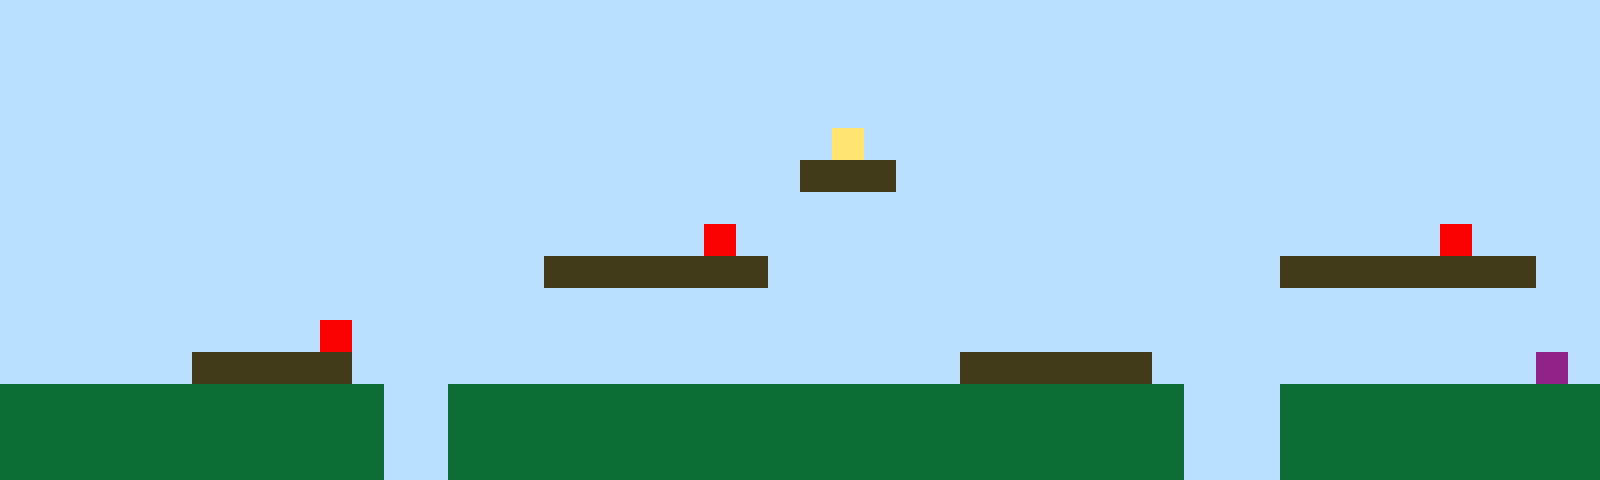

This is a level from a 2D game, rendered from its Tiled map with the project's own tilesets. A one-line summary and the complete map file follow:
An orthogonal 50x15 tile map with 32x32 px tiles, 1 tile layer (Tile Layer 1).

<map version="1.10" tiledversion="1.11.2" orientation="orthogonal" renderorder="right-up" width="50" height="15" tilewidth="32" tileheight="32" infinite="0" nextlayerid="2" nextobjectid="1"><editorsettings><export target="map1.csv" format="csv" /></editorsettings><tileset firstgid="1" name="sprites" tilewidth="32" tileheight="32" tilecount="6" columns="3"><image source="sprites.png" width="96" height="64" /></tileset><layer id="1" name="Tile Layer 1" width="50" height="15"><data encoding="csv">1,1,1,1,1,1,1,1,1,1,1,1,1,1,1,1,1,1,1,1,1,1,1,1,1,1,1,1,1,1,1,1,1,1,1,1,1,1,1,1,1,1,1,1,1,1,1,1,1,1,1,1,1,1,1,1,1,1,1,1,1,1,1,1,1,1,1,1,1,1,1,1,1,1,1,1,1,1,1,1,1,1,1,1,1,1,1,1,1,1,1,1,1,1,1,1,1,1,1,1,1,1,1,1,1,1,1,1,1,1,1,1,1,1,1,1,1,1,1,1,1,1,1,1,1,1,1,1,1,1,1,1,1,1,1,1,1,1,1,1,1,1,1,1,1,1,1,1,1,1,1,1,1,1,1,1,1,1,1,1,1,1,1,1,1,1,1,1,1,1,1,1,1,1,1,1,1,1,1,1,1,1,1,1,1,1,1,1,1,1,1,1,1,1,1,1,1,1,1,1,1,1,1,1,1,1,1,1,1,1,1,1,1,1,1,1,1,1,1,1,1,1,1,1,1,1,4,1,1,1,1,1,1,1,1,1,1,1,1,1,1,1,1,1,1,1,1,1,1,1,1,1,1,1,1,1,1,1,1,1,1,1,1,1,1,1,1,1,1,1,1,1,1,1,1,3,3,3,1,1,1,1,1,1,1,1,1,1,1,1,1,1,1,1,1,1,1,1,1,1,1,1,1,1,1,1,1,1,1,1,1,1,1,1,1,1,1,1,1,1,1,1,1,1,1,1,1,1,1,1,1,1,1,1,1,1,1,1,1,1,1,1,1,1,1,1,1,1,1,1,1,1,1,1,1,1,1,1,1,1,1,1,1,1,1,1,1,1,1,1,1,1,5,1,1,1,1,1,1,1,1,1,1,1,1,1,1,1,1,1,1,1,1,1,1,5,1,1,1,1,1,1,1,1,1,1,1,1,1,1,1,1,1,1,1,1,1,3,3,3,3,3,3,3,1,1,1,1,1,1,1,1,1,1,1,1,1,1,1,1,3,3,3,3,3,3,3,3,1,1,1,1,1,1,1,1,1,1,1,1,1,1,1,1,1,1,1,1,1,1,1,1,1,1,1,1,1,1,1,1,1,1,1,1,1,1,1,1,1,1,1,1,1,1,1,1,1,1,1,1,1,1,1,1,1,1,1,1,1,1,5,1,1,1,1,1,1,1,1,1,1,1,1,1,1,1,1,1,1,1,1,1,1,1,1,1,1,1,1,1,1,1,1,1,1,1,1,1,1,1,1,1,1,1,1,1,3,3,3,3,3,1,1,1,1,1,1,1,1,1,1,1,1,1,1,1,1,1,1,1,3,3,3,3,3,3,1,1,1,1,1,1,1,1,1,1,1,1,6,1,2,2,2,2,2,2,2,2,2,2,2,2,1,1,2,2,2,2,2,2,2,2,2,2,2,2,2,2,2,2,2,2,2,2,2,2,2,1,1,1,2,2,2,2,2,2,2,2,2,2,2,2,2,2,2,2,2,2,2,2,2,2,1,1,2,2,2,2,2,2,2,2,2,2,2,2,2,2,2,2,2,2,2,2,2,2,2,1,1,1,2,2,2,2,2,2,2,2,2,2,2,2,2,2,2,2,2,2,2,2,2,2,1,1,2,2,2,2,2,2,2,2,2,2,2,2,2,2,2,2,2,2,2,2,2,2,2,1,1,1,2,2,2,2,2,2,2,2,2,2</data></layer></map>
